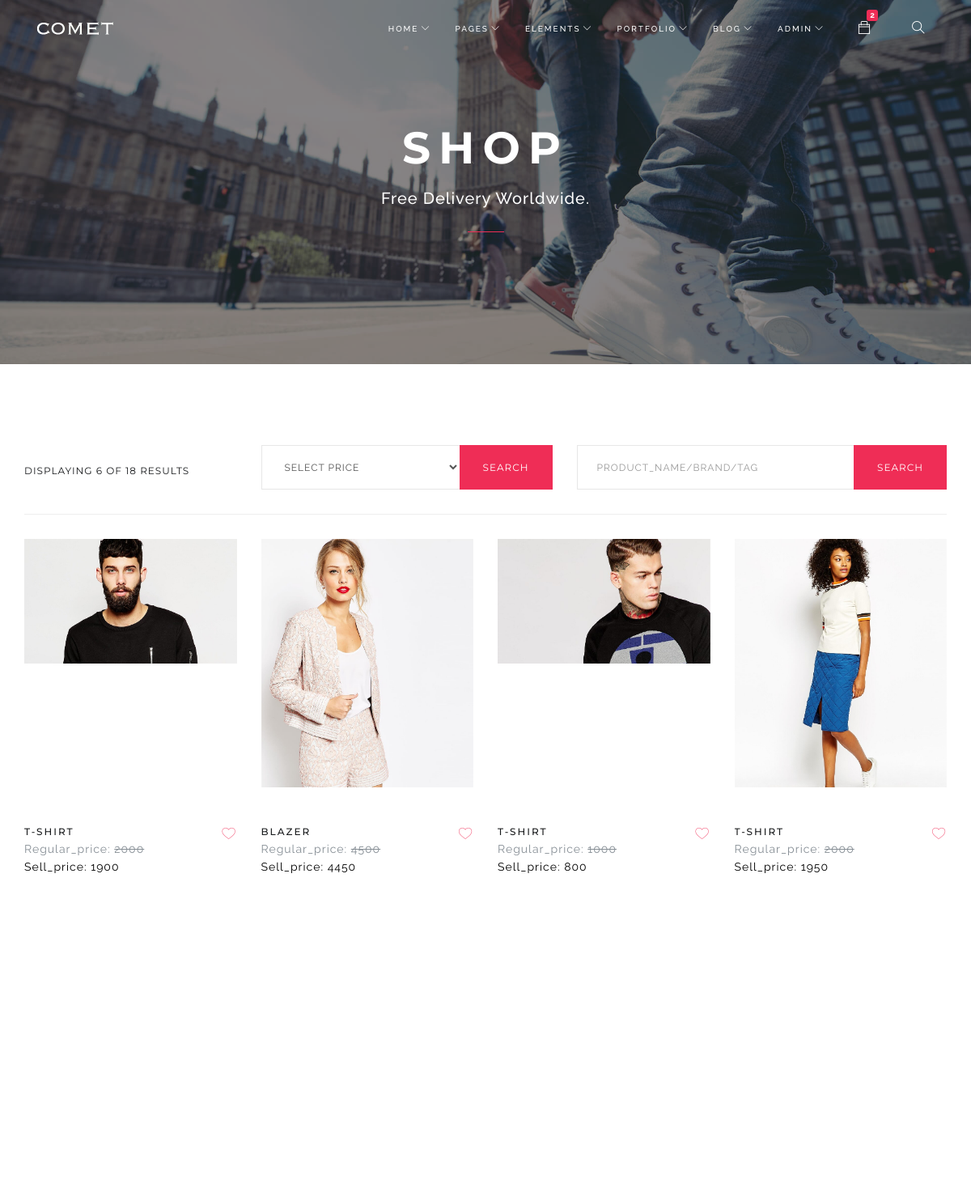
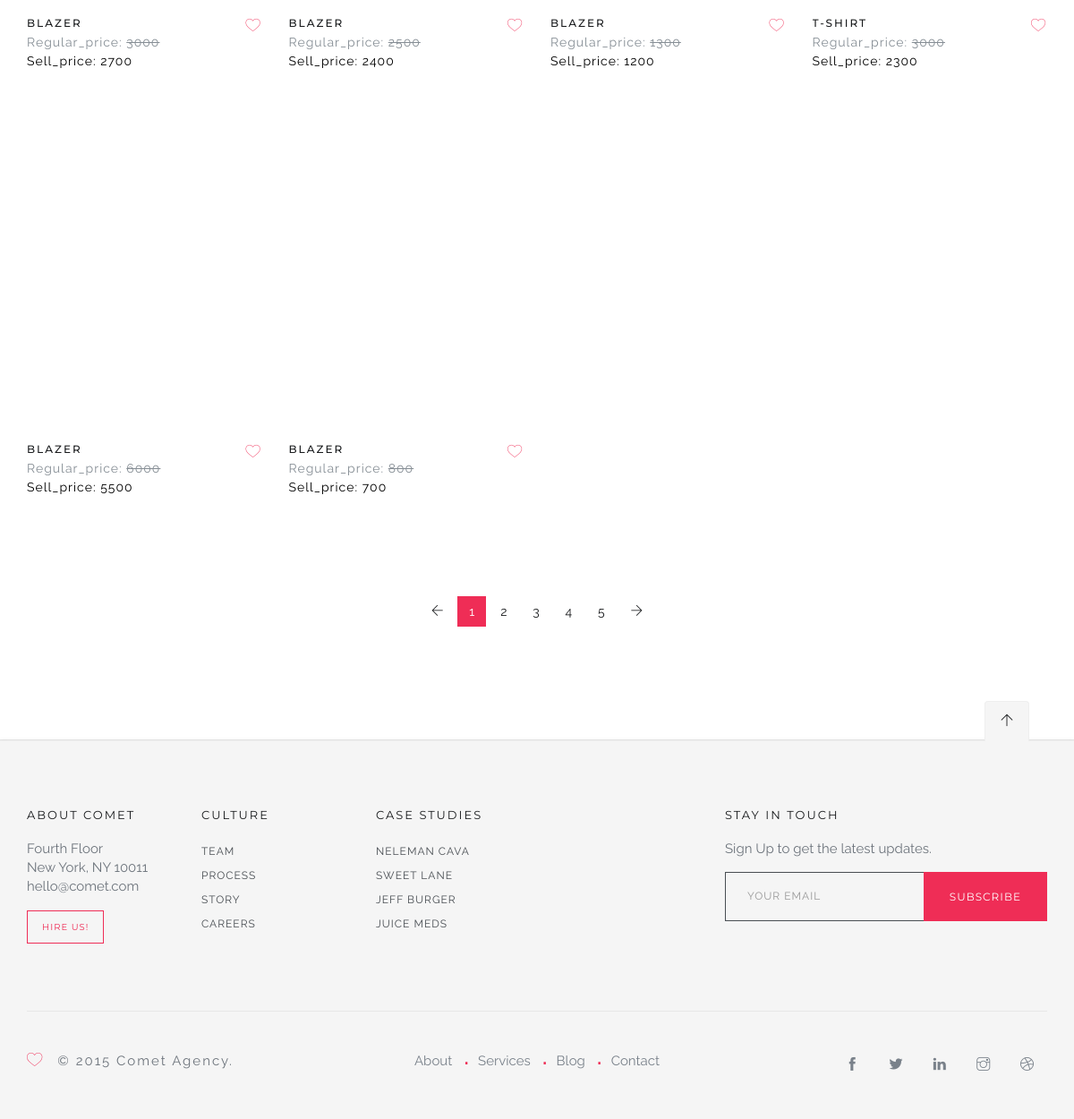
/shop-4col.php, run on the app's committed database (2 pictures, top to bottom).
### tables this page shows
CREATE TABLE `product_info` (
  `id` int(5) NOT NULL,
  `product_name` varchar(50) DEFAULT NULL,
  `product_discription` varchar(100) DEFAULT NULL,
  `brand` varchar(20) DEFAULT NULL,
  `tag` varchar(20) DEFAULT NULL,
  `regular_price` int(10) DEFAULT NULL,
  `sell_price` int(10) DEFAULT NULL,
  `category` varchar(20) DEFAULT NULL,
  `photo` varchar(100) DEFAULT NULL
);

### shop-4col.php (the view, shortened to what this page needs)
<?php include_once 'apps/db.php'; ?>
<!DOCTYPE html>
<html lang="en">
<head>
    <link rel="stylesheet" href="css/bundle.css">
    <link rel="stylesheet" href="css/style.css">
  </head>
  <body>
    <header id="topnav">
      <div class="container">
        <div class="logo">
          <a href="index-2.html">
            <img src="images/logo_light.png" alt="" class="logo-light">
          </a>
        </div>
        <div class="menu-extras">
          <div class="menu-item">
            <div class="cart">
              <a href="#">
                <i class="ti-bag"></i><span class="cart-number">2</span>
              </a>
            </div>
          </div>
          <div class="menu-item">
            <div class="search">
              <a href="#">
                <i class="ti-search"></i>
              </a>
            </div>
          </div>
        </div>
        <div id="navigation">
          <ul class="navigation-menu">
            <li class="has-submenu">
              <a href="#">Home</a>
            </li>
            <li class="has-submenu">
              <a href="#">Pages</a>
            </li>
            <li class="has-submenu">
              <a href="#">Elements</a>
            </li>
            <li class="has-submenu">
              <a href="#">Portfolio</a>
            </li>
            <li class="has-submenu">
              <a href="#">Blog</a>
            </li>
            <li class="has-submenu">
              <a href="#">Admin</a>
            </li>
          </ul>
        </div>
      </div>
    </header>
    <section class="page-title parallax">
      <div data-parallax="scroll" data-image-src="images/bg/19.jpg" class="parallax-bg"></div>
      <div class="parallax-overlay">
        <div class="centrize">
          <div class="v-center">
            <div class="container">
              <div class="title center">
                <h1 class="upper">Shop</h1>
                <h4>Free Delivery Worldwide.</h4>
                <hr>
              </div>
            </div>
          </div>
        </div>
      </div>
    </section>
    <section>
      <div class="container">
        <div class="shop-menu ml-0 mr-0">
          <div class="row">
            <div class="col-sm-3">
              <h6 class="upper">Displaying 6 of 18 results</h6>
            </div>
            <div class="col-sm-4">
             <form action="<?php echo $_SERVER['PHP_SELF'] ?>" method="POST">
                 <div class="input-group">
                   <select name="pr" class="form-control">
                    <option selected="selected" value="">Select Price</option>
                   </select>
                 <span class="input-group-btn"><button name="range" type="submit"  class="btn btn-color">Search</button></span>
               </div>
              </form>
            </div>
            <div class="col-sm-5">
                <form action="<?php $_SERVER['PHP_SELF']; ?>" method='POST' class="inline-form">
                  <div class="input-group">
                    <input type="text" name="search" placeholder="Product_Name/Brand/Tag" class="form-control"><span class="input-group-btn"><button name="submit" type="submit" class="btn btn-color">Search</button></span>
                  </div>
                </form>
             </div>
          </div>
        </div>
        <div class="row">
          <?php
            if ( isset($_POST['submit']) ) {
              $search = $_POST['search'];
              if ( empty($search) ) {
                $sql = "SELECT * FROM product_info";
              } else {
                $sql = "SELECT * FROM product_info WHERE product_name='$search' || brand='$search' || tag='$search' || product_name LIKE '%$search%'";
              }
            } else {
              $sql = "SELECT * FROM product_info";
            }
             $data = $connection -> query($sql);
            while( $fdata = $data -> fetch_assoc() ):
           ?>
          <div class="col-md-3 col-sm-6">
            <div class="shop-product">
              <div class="product-thumb">
                <a href="#">
                  <img src="photos/<?php echo $fdata['photo'] ?>" alt="">
                </a>
              </div>
              <div class="product-info">
                <h4 class="upper"><a href="shop-single.php?id=<?php echo $fdata['id'];  echo ':'; echo $fdata['product_name']; ?>"><?php echo $fdata['product_name'] ?></a></h4><span>Regular_price: <del><?php echo $fdata['regular_price'] ?></del></span><br><span style="color:#000000FF">Sell_price: <?php echo $fdata['sell_price'] ?></span>
                <div class="save-product"><a href="#"><i class="icon-heart"></i></a>
                </div>
              </div>
            </div>
          </div>
        <?php endwhile; ?>
        </div>
        <ul class="pagination">
          <li><a href="#" aria-label="Previous"><span aria-hidden="true"><i class="ti-arrow-left"></i></span></a>
          </li>
          <li class="active"><a href="#">1</a>
          </li>
          <li><a href="#">2</a>
          </li>
          <li><a href="#">3</a>
          </li>
          <li><a href="#">4</a>
          </li>
          <li><a href="#">5</a>
          </li>
          <li><a href="#" aria-label="Next"><span aria-hidden="true"><i class="ti-arrow-right"></i></span></a>
          </li>
        </ul>
      </div>
    </section>
    <footer id="footer-widgets">
      <div class="container">
        <div class="go-top">
          <a href="#top">
            <i class="ti-arrow-up"></i>
          </a>
        </div>
        <div class="row">
          <div class="col-md-6 ov-h">
            <div class="row">
              <div class="col-sm-4">
                <div class="widget">
                  <h6 class="upper">About Comet</h6>
                  <p>
                    <span>Fourth Floor</span>
                    <span>New York, NY 10011</span>
                    <span>hello@comet.com</span>
                  </p><a href="#" class="btn btn-color-out btn-sm">Hire Us!</a>
                </div>
              </div>
              <div class="col-sm-4">
                <div class="widget">
                  <h6 class="upper">Culture</h6>
                  <ul class="list-unstyled">
                    <li>
                      <a href="#">Team</a>
                    </li>
                    <li>
                      <a href="#">Process</a>
                    </li>
                    <li>
                      <a href="#">Story</a>
                    </li>
                    <li>
                      <a href="#">Careers</a>
                    </li>
                  </ul>
                </div>
              </div>
              <div class="col-sm-4">
                <div class="widget">
                  <h6 class="upper">Case Studies</h6>
                  <ul class="list-unstyled">
                    <li>
                      <a href="portfolio-single-1.html">Neleman Cava</a>
                    </li>
                    <li>
                      <a href="portfolio-single-2.html">Sweet Lane</a>
                    </li>
                    <li>
                      <a href="portfolio-single-3.html">Jeff Burger</a>
                    </li>
                    <li>
                      <a href="portfolio-single-1.html">Juice Meds</a>
                    </li>
                  </ul>
                </div>
              </div>
            </div>
          </div>
          <div class="col-md-4 col-md-offset-2">
            <div class="row">
              <div class="col-md-12">
                <div class="widget">
                  <h6 class="upper">Stay in touch</h6>
                  <p>Sign Up to get the latest updates.</p>
                  <div class="footer-newsletter">
                    <form data-mailchimp="true" class="inline-form">
                      <div class="input-group">
                        <input type="email" name="email" placeholder="Your Email" class="form-control"><span class="input-group-btn"><button type="submit" data-loading-text="Loading..." class="btn btn-color">Subscribe</button></span>
                      </div>
                    </form>
                  </div>
                </div>
              </div>
            </div>
          </div>
        </div>
      </div>
    </footer>
    <footer id="footer">
      <div class="container">
        <div class="footer-wrap">
          <div class="row">
            <div class="col-md-4">
              <div class="copy-text">
                <p><i class="icon-heart red mr-15"></i>© 2015 Comet Agency.</p>
              </div>
            </div>
            <div class="col-md-4">
              <ul class="list-inline">
                <li>
                  <a href="#">About</a>
                </li>
                <li>
                  <a href="#">Services</a>
                </li>
                <li>
                  <a href="#">Blog</a>
                </li>
                <li>
                  <a href="#">Contact</a>
                </li>
              </ul>
            </div>
            <div class="col-md-4">
              <div class="footer-social">
                <ul>
                  <li>
                    <a target="_blank" href="#"><i class="ti-facebook"></i></a>
                  </li>
                  <li>
                    <a target="_blank" href="#"><i class="ti-twitter-alt"></i></a>
                  </li>
                  <li>
                    <a target="_blank" href="#"><i class="ti-linkedin"></i></a>
                  </li>
                  <li>
                    <a target="_blank" href="#"><i class="ti-instagram"></i></a>
                  </li>
                  <li>
                    <a target="_blank" href="#"><i class="ti-dribbble"></i></a>
                  </li>
                </ul>
              </div>
            </div>
          </div>
        </div>
      </div>
    </footer>
  </body>
</html>

### data on the page
product_info: photo (picture), product_name "T-SHIRT", regular_price "2000", sell_price "1900"
product_info: photo (picture), product_name "BLAZER", regular_price "4500", sell_price "4450"
product_info: photo (picture), product_name "T-SHIRT", regular_price "1000", sell_price "800"
product_info: photo (picture), product_name "T-SHIRT", regular_price "2000", sell_price "1950"
product_info: photo (picture), product_name "BLAZER", regular_price "3000", sell_price "2700"
product_info: photo (picture), product_name "BLAZER", regular_price "2500", sell_price "2400"
product_info: photo (picture), product_name "BLAZER", regular_price "1300", sell_price "1200"
product_info: photo (picture), product_name "T-SHIRT", regular_price "3000", sell_price "2300"
product_info: photo (picture), product_name "BLAZER", regular_price "6000", sell_price "5500"
product_info: photo (picture), product_name "BLAZER", regular_price "800", sell_price "700"
